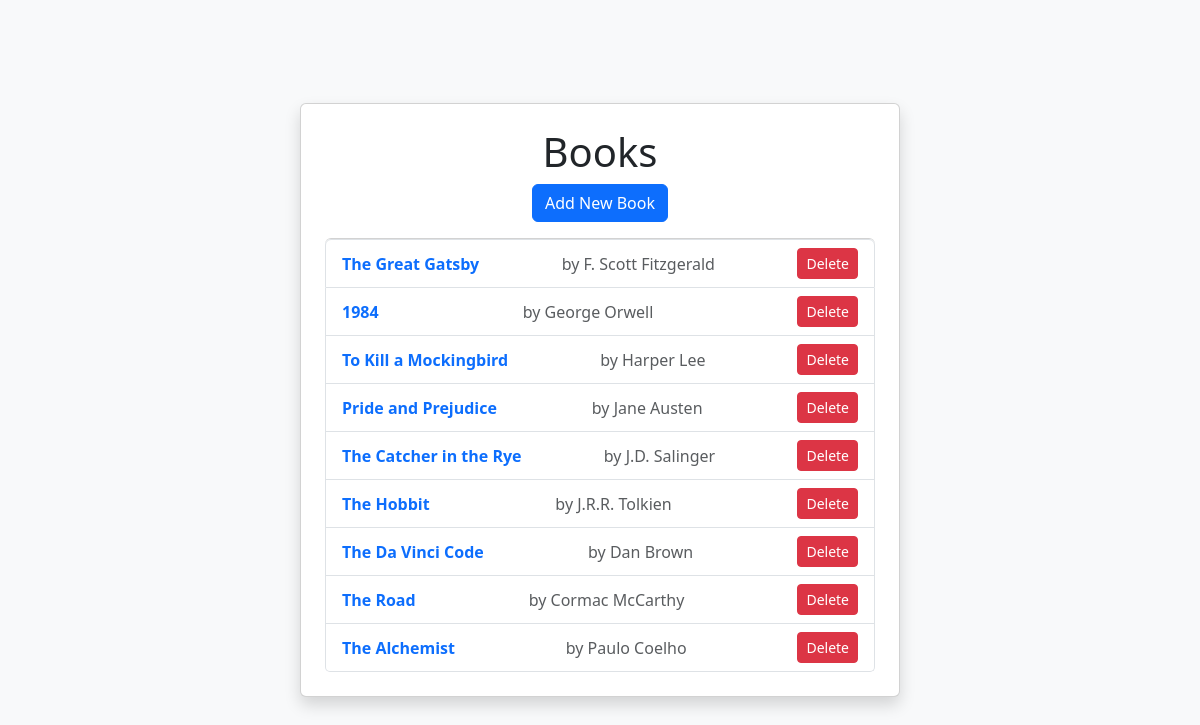
The page / on the database its author committed.
### books/models.py (models this page shows, shortened)
class Book(models.Model):
    title = models.CharField(max_length=200)
    author = models.CharField(max_length=200)
    published_date = models.DateField()
    genre = models.CharField(max_length=100)
    description = models.TextField()
    cover_image = models.ImageField(upload_to='book_covers/', blank=True, null=True)

### books/views.py (the view)
# urls.py: path('', BookListView.as_view(), name='book_list'),
class BookListView(ListView):
    model = Book
    template_name = 'book_list.html'
    context_object_name = 'books'

### books/templates/books/book_list.html (shortened to what this page needs)
<!DOCTYPE html>
<html lang="en">
<head>
    <link href="https://cdn.jsdelivr.net/npm/bootstrap@5.3.0/dist/css/bootstrap.min.css" rel="stylesheet">
</head>
<body>
    <div class="card shadow p-4">
        <h1 class="text-center">Books</h1>
        <div class="text-center mb-3">
            <a href="{% url 'add_book' %}" class="btn btn-primary">Add New Book</a>
        </div>
        <ul class="list-group">
            {% for book in books %}
            <li class="list-group-item d-flex justify-content-between align-items-center">
                <a href="{% url 'edit_book' book.id %}" class="text-decoration-none fw-bold">{{ book.title }}</a>
                <span class="text-muted">by {{ book.author }}</span>
                <a href="{% url 'delete_book' book.id %}" class="btn btn-danger btn-sm">Delete</a>
            </li>
            {% endfor %}
        </ul>
    </div>
</body>
</html>

### books/templates/books/book_list.html (style rules this page uses)
body { display: flex; justify-content: center; align-items: center; min-height: 100vh; background-color: #f8f9fa; }
.card { width: 50%; }

### rows shown on the page
Book: title "The Great Gatsby", author "F. Scott Fitzgerald"
Book: title "1984", author "George Orwell"
Book: title "To Kill a Mockingbird", author "Harper Lee"
Book: title "Pride and Prejudice", author "Jane Austen"
Book: title "The Catcher in the Rye", author "J.D. Salinger"
Book: title "The Hobbit", author "J.R.R. Tolkien"
Book: title "The Da Vinci Code", author "Dan Brown"
Book: title "The Road", author "Cormac McCarthy"
Book: title "The Alchemist", author "Paulo Coelho"
